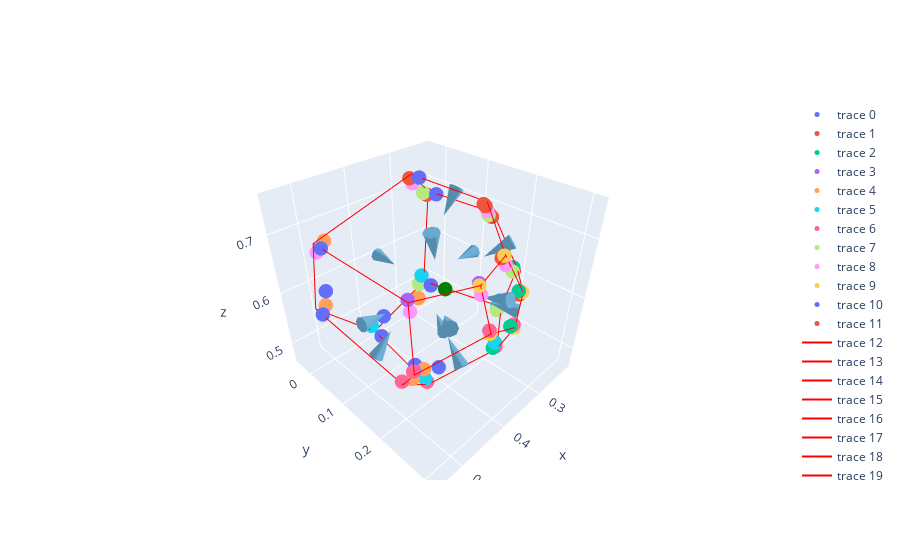

Here is the notebook cell this chart was saved with:
### Code cell
# Define the vectors
#vectors = normals_for_faces('1') # Example vectors
vectors= []
mean_point = mean_poly('1')
for i in range(0, len(coords['1'])):
    vectors.append(normals_inside(i, mean_point))

# Create traces for points, lines, and vectors
traces = []
for points in all_coords:
    x, y, z = zip(*points)
    trace_points = go.Scatter3d(x=x, y=y, z=z, mode='markers', marker=dict(size=5))
    traces.append(trace_points)


for edge in edges['1']:
    x, y, z = zip(*edge)
    trace_lines = go.Scatter3d(x=x, y=y, z=z, mode='lines', line=dict(color='red', width=2))
    traces.append(trace_lines)

for vector in vectors:
    x, y, z, u, v, w = vector
    trace_vector = go.Cone(x=[x], y=[y], z=[z], u=[u], v=[v], w=[w], showscale=False, colorscale='Blues', sizemode='absolute', sizeref=0.05)
    traces.append(trace_vector)

#trace_point = go.Scatter3d(x = [mean_point[0]],y = [mean_point[1]], z = [mean_point[2]],mode = 'markers',
#                           marker=dict(size=5,color='green'))

traces.append(trace_point)

# Create the figure
fig = go.Figure(data=traces)

# Set layout options
fig.update_layout(scene=dict(aspectmode='data'))

# Show the interactive plot
fig.show()

### Figure 1 — Plotly figure (JSON) as saved in the notebook; plotly's stock layout.template omitted (floating-point values rounded to 4 significant figures)
{"data": [{"marker": {"size": 5}, "mode": "markers", "type": "scatter3d", "x": [0.2658, 0.4031, 0.5209, 0.5051, 0.2941, 0.2516], "y": [0.02056, 0.02056, 0.02056, 0.02056, 0.02056, 0.02056], "z": [0.5192, 0.4702, 0.5778, 0.6858, 0.7353, 0.6959]}, {"marker": {"size": 5}, "mode": "markers", "type": "scatter3d", "x": [0.3525, 0.3258, 0.2503, 0.2477, 0.2785], "y": [0.252, 0.2725, 0.2081, 0.1458, 0.1546], "z": [0.7001, 0.64, 0.6217, 0.6956, 0.7248]}, {"marker": {"size": 5}, "mode": "markers", "type": "scatter3d", "x": [0.3321, 0.2579, 0.2505, 0.326, 0.3595], "y": [0.2384, 0.1873, 0.2064, 0.2708, 0.2853], "z": [0.5268, 0.5474, 0.6267, 0.645, 0.6082]}, {"marker": {"size": 5}, "mode": "markers", "type": "scatter3d", "x": [0.4854, 0.4982, 0.402, 0.4043], "y": [0.1972, 0.22, 0.2784, 0.255], "z": [0.6704, 0.571, 0.6197, 0.6851]}, {"marker": {"size": 5}, "mode": "markers", "type": "scatter3d", "x": [0.485, 0.4721, 0.4849, 0.5007, 0.4904], "y": [0.2275, 0.2047, -0.001435, -0.001435, 0.2076], "z": [0.571, 0.6704, 0.6828, 0.5748, 0.5434]}, {"marker": {"size": 5}, "mode": "markers", "type": "scatter3d", "x": [0.3329, 0.2588, 0.2711, 0.4085, 0.4404], "y": [0.2425, 0.1913, -0.001705, -0.001705, 0.1834], "z": [0.5399, 0.5606, 0.5342, 0.4851, 0.4948]}, {"marker": {"size": 5}, "mode": "markers", "type": "scatter3d", "x": [0.504, 0.4078, 0.3539, 0.3265, 0.434, 0.5095], "y": [0.2248, 0.2831, 0.2868, 0.24, 0.1809, 0.2049], "z": [0.5768, 0.6254, 0.6092, 0.5278, 0.4826, 0.5491]}, {"marker": {"size": 5}, "mode": "markers", "type": "scatter3d", "x": [0.2806, 0.2682, 0.2608, 0.2582, 0.2664], "y": [0.0007845, 0.1938, 0.2129, 0.1506, 0.0007845], "z": [0.5204, 0.5468, 0.6261, 0.7001, 0.6971]}, {"marker": {"size": 5}, "mode": "markers", "type": "scatter3d", "x": [0.5013, 0.4885, 0.4074, 0.3445, 0.2705, 0.2904], "y": [-0.001199, 0.2049, 0.2628, 0.2548, 0.1574, -0.001199], "z": [0.6698, 0.6573, 0.672, 0.6874, 0.7121, 0.7193]}, {"marker": {"size": 5}, "mode": "markers", "type": "scatter3d", "x": [0.3216, 0.3551, 0.409, 0.4113, 0.3483], "y": [0.274, 0.2885, 0.2848, 0.2614, 0.2535], "z": [0.6423, 0.6055, 0.6217, 0.6871, 0.7025]}, {"marker": {"size": 5}, "mode": "markers", "type": "scatter3d", "x": [0.3806, 0.4984, 0.4881, 0.4126], "y": [0.002599, 0.002599, 0.2116, 0.1877], "z": [0.4948, 0.6024, 0.5709, 0.5045]}, {"marker": {"size": 5}, "mode": "markers", "type": "scatter3d", "x": [0.2481, 0.2789, 0.2988, 0.2563], "y": [0.1502, 0.159, 0.0003573, 0.0003573], "z": [0.6938, 0.723, 0.7302, 0.6908]}, {"line": {"color": "red", "width": 2}, "mode": "lines", "type": "scatter3d", "x": [0.2658, 0.4031], "y": [0, 0], "z": [0.5192, 0.4702]}, {"line": {"color": "red", "width": 2}, "mode": "lines", "type": "scatter3d", "x": [0.4031, 0.5209], "y": [0, 0], "z": [0.4702, 0.5778]}, {"line": {"color": "red", "width": 2}, "mode": "lines", "type": "scatter3d", "x": [0.5209, 0.5051], "y": [0, 0], "z": [0.5778, 0.6858]}, {"line": {"color": "red", "width": 2}, "mode": "lines", "type": "scatter3d", "x": [0.5051, 0.2941], "y": [0, 0], "z": [0.6858, 0.7353]}, {"line": {"color": "red", "width": 2}, "mode": "lines", "type": "scatter3d", "x": [0.2941, 0.2516], "y": [0, 0], "z": [0.7353, 0.6959]}, {"line": {"color": "red", "width": 2}, "mode": "lines", "type": "scatter3d", "x": [0.2516, 0.2658], "y": [0, 0], "z": [0.6959, 0.5192]}, {"line": {"color": "red", "width": 2}, "mode": "lines", "type": "scatter3d", "x": [0.3482, 0.3215], "y": [0.256, 0.2766], "z": [0.7034, 0.6432]}, {"line": {"color": "red", "width": 2}, "mode": "lines", "type": "scatter3d", "x": [0.3215, 0.246], "y": [0.2766, 0.2122], "z": [0.6432, 0.6249]}, {"line": {"color": "red", "width": 2}, "mode": "lines", "type": "scatter3d", "x": [0.246, 0.2434], "y": [0.2122, 0.1498], "z": [0.6249, 0.6989]}, {"line": {"color": "red", "width": 2}, "mode": "lines", "type": "scatter3d", "x": [0.2434, 0.2743], "y": [0.1498, 0.1586], "z": [0.6989, 0.7281]}, {"line": {"color": "red", "width": 2}, "mode": "lines", "type": "scatter3d", "x": [0.2743, 0.3482], "y": [0.1586, 0.256], "z": [0.7281, 0.7034]}, {"line": {"color": "red", "width": 2}, "mode": "lines", "type": "scatter3d", "x": [0.3276, 0.2534], "y": [0.2442, 0.193], "z": [0.525, 0.5456]}, {"line": {"color": "red", "width": 2}, "mode": "lines", "type": "scatter3d", "x": [0.2534, 0.246], "y": [0.193, 0.2122], "z": [0.5456, 0.6249]}, {"line": {"color": "red", "width": 2}, "mode": "lines", "type": "scatter3d", "x": [0.3215, 0.246], "y": [0.2766, 0.2122], "z": [0.6432, 0.6249]}, {"line": {"color": "red", "width": 2}, "mode": "lines", "type": "scatter3d", "x": [0.3215, 0.355], "y": [0.2766, 0.291], "z": [0.6432, 0.6064]}, {"line": {"color": "red", "width": 2}, "mode": "lines", "type": "scatter3d", "x": [0.355, 0.3276], "y": [0.291, 0.2442], "z": [0.6064, 0.525]}, {"line": {"color": "red", "width": 2}, "mode": "lines", "type": "scatter3d", "x": [0.4923, 0.5051], "y": [0.2061, 0.2289], "z": [0.6733, 0.574]}, {"line": {"color": "red", "width": 2}, "mode": "lines", "type": "scatter3d", "x": [0.5051, 0.409], "y": [0.2289, 0.2873], "z": [0.574, 0.6226]}, {"line": {"color": "red", "width": 2}, "mode": "lines", "type": "scatter3d", "x": [0.409, 0.4112], "y": [0.2873, 0.264], "z": [0.6226, 0.688]}, {"line": {"color": "red", "width": 2}, "mode": "lines", "type": "scatter3d", "x": [0.4112, 0.4923], "y": [0.264, 0.2061], "z": [0.688, 0.6733]}, {"line": {"color": "red", "width": 2}, "mode": "lines", "type": "scatter3d", "x": [0.4923, 0.5051], "y": [0.2061, 0.2289], "z": [0.6733, 0.574]}, {"line": {"color": "red", "width": 2}, "mode": "lines", "type": "scatter3d", "x": [0.4923, 0.5051], "y": [0.2061, 0], "z": [0.6733, 0.6858]}, {"line": {"color": "red", "width": 2}, "mode": "lines", "type": "scatter3d", "x": [0.5209, 0.5051], "y": [0, 0], "z": [0.5778, 0.6858]}, {"line": {"color": "red", "width": 2}, "mode": "lines", "type": "scatter3d", "x": [0.5209, 0.5106], "y": [0, 0.209], "z": [0.5778, 0.5463]}, {"line": {"color": "red", "width": 2}, "mode": "lines", "type": "scatter3d", "x": [0.5106, 0.5051], "y": [0.209, 0.2289], "z": [0.5463, 0.574]}, {"line": {"color": "red", "width": 2}, "mode": "lines", "type": "scatter3d", "x": [0.3276, 0.2534], "y": [0.2442, 0.193], "z": [0.525, 0.5456]}, {"line": {"color": "red", "width": 2}, "mode": "lines", "type": "scatter3d", "x": [0.2534, 0.2658], "y": [0.193, 0], "z": [0.5456, 0.5192]}, {"line": {"color": "red", "width": 2}, "mode": "lines", "type": "scatter3d", "x": [0.2658, 0.4031], "y": [0, 0], "z": [0.5192, 0.4702]}, {"line": {"color": "red", "width": 2}, "mode": "lines", "type": "scatter3d", "x": [0.4031, 0.4351], "y": [0, 0.1851], "z": [0.4702, 0.4798]}, {"line": {"color": "red", "width": 2}, "mode": "lines", "type": "scatter3d", "x": [0.4351, 0.3276], "y": [0.1851, 0.2442], "z": [0.4798, 0.525]}, {"line": {"color": "red", "width": 2}, "mode": "lines", "type": "scatter3d", "x": [0.5051, 0.409], "y": [0.2289, 0.2873], "z": [0.574, 0.6226]}, {"line": {"color": "red", "width": 2}, "mode": "lines", "type": "scatter3d", "x": [0.409, 0.355], "y": [0.2873, 0.291], "z": [0.6226, 0.6064]}, {"line": {"color": "red", "width": 2}, "mode": "lines", "type": "scatter3d", "x": [0.355, 0.3276], "y": [0.291, 0.2442], "z": [0.6064, 0.525]}, {"line": {"color": "red", "width": 2}, "mode": "lines", "type": "scatter3d", "x": [0.4351, 0.3276], "y": [0.1851, 0.2442], "z": [0.4798, 0.525]}, {"line": {"color": "red", "width": 2}, "mode": "lines", "type": "scatter3d", "x": [0.4351, 0.5106], "y": [0.1851, 0.209], "z": [0.4798, 0.5463]}, {"line": {"color": "red", "width": 2}, "mode": "lines", "type": "scatter3d", "x": [0.5106, 0.5051], "y": [0.209, 0.2289], "z": [0.5463, 0.574]}, {"line": {"color": "red", "width": 2}, "mode": "lines", "type": "scatter3d", "x": [0.2534, 0.2658], "y": [0.193, 0], "z": [0.5456, 0.5192]}, {"line": {"color": "red", "width": 2}, "mode": "lines", "type": "scatter3d", "x": [0.2534, 0.246], "y": [0.193, 0.2122], "z": [0.5456, 0.6249]}, {"line": {"color": "red", "width": 2}, "mode": "lines", "type": "scatter3d", "x": [0.246, 0.2434], "y": [0.2122, 0.1498], "z": [0.6249, 0.6989]}, {"line": {"color": "red", "width": 2}, "mode": "lines", "type": "scatter3d", "x": [0.2434, 0.2516], "y": [0.1498, 0], "z": [0.6989, 0.6959]}, {"line": {"color": "red", "width": 2}, "mode": "lines", "type": "scatter3d", "x": [0.2516, 0.2658], "y": [0, 0], "z": [0.6959, 0.5192]}, {"line": {"color": "red", "width": 2}, "mode": "lines", "type": "scatter3d", "x": [0.4923, 0.5051], "y": [0.2061, 0], "z": [0.6733, 0.6858]}, {"line": {"color": "red", "width": 2}, "mode": "lines", "type": "scatter3d", "x": [0.4112, 0.4923], "y": [0.264, 0.2061], "z": [0.688, 0.6733]}, {"line": {"color": "red", "width": 2}, "mode": "lines", "type": "scatter3d", "x": [0.4112, 0.3482], "y": [0.264, 0.256], "z": [0.688, 0.7034]}, {"line": {"color": "red", "width": 2}, "mode": "lines", "type": "scatter3d", "x": [0.2743, 0.3482], "y": [0.1586, 0.256], "z": [0.7281, 0.7034]}, {"line": {"color": "red", "width": 2}, "mode": "lines", "type": "scatter3d", "x": [0.2743, 0.2941], "y": [0.1586, 0], "z": [0.7281, 0.7353]}, {"line": {"color": "red", "width": 2}, "mode": "lines", "type": "scatter3d", "x": [0.5051, 0.2941], "y": [0, 0], "z": [0.6858, 0.7353]}, {"line": {"color": "red", "width": 2}, "mode": "lines", "type": "scatter3d", "x": [0.3215, 0.355], "y": [0.2766, 0.291], "z": [0.6432, 0.6064]}, {"line": {"color": "red", "width": 2}, "mode": "lines", "type": "scatter3d", "x": [0.409, 0.355], "y": [0.2873, 0.291], "z": [0.6226, 0.6064]}, {"line": {"color": "red", "width": 2}, "mode": "lines", "type": "scatter3d", "x": [0.409, 0.4112], "y": [0.2873, 0.264], "z": [0.6226, 0.688]}, {"line": {"color": "red", "width": 2}, "mode": "lines", "type": "scatter3d", "x": [0.4112, 0.3482], "y": [0.264, 0.256], "z": [0.688, 0.7034]}, {"line": {"color": "red", "width": 2}, "mode": "lines", "type": "scatter3d", "x": [0.3482, 0.3215], "y": [0.256, 0.2766], "z": [0.7034, 0.6432]}, {"line": {"color": "red", "width": 2}, "mode": "lines", "type": "scatter3d", "x": [0.4031, 0.5209], "y": [0, 0], "z": [0.4702, 0.5778]}, {"line": {"color": "red", "width": 2}, "mode": "lines", "type": "scatter3d", "x": [0.5209, 0.5106], "y": [0, 0.209], "z": [0.5778, 0.5463]}, {"line": {"color": "red", "width": 2}, "mode": "lines", "type": "scatter3d", "x": [0.4351, 0.5106], "y": [0.1851, 0.209], "z": [0.4798, 0.5463]}, {"line": {"color": "red", "width": 2}, "mode": "lines", "type": "scatter3d", "x": [0.4031, 0.4351], "y": [0, 0.1851], "z": [0.4702, 0.4798]}, {"line": {"color": "red", "width": 2}, "mode": "lines", "type": "scatter3d", "x": [0.2434, 0.2743], "y": [0.1498, 0.1586], "z": [0.6989, 0.7281]}, {"line": {"color": "red", "width": 2}, "mode": "lines", "type": "scatter3d", "x": [0.2743, 0.2941], "y": [0.1586, 0], "z": [0.7281, 0.7353]}, {"line": {"color": "red", "width": 2}, "mode": "lines", "type": "scatter3d", "x": [0.2941, 0.2516], "y": [0, 0], "z": [0.7353, 0.6959]}, {"line": {"color": "red", "width": 2}, "mode": "lines", "type": "scatter3d", "x": [0.2434, 0.2516], "y": [0.1498, 0], "z": [0.6989, 0.6959]}, {"colorscale": [[0, "rgb(247,251,255)"], [0.125, "rgb(222,235,247)"], [0.25, "rgb(198,219,239)"], [0.375, "rgb(158,202,225)"], [0.5, "rgb(107,174,214)"], [0.625, "rgb(66,146,198)"], [0.75, "rgb(33,113,181)"], [0.875, "rgb(8,81,156)"], [1, "rgb(8,48,107)"]], "showscale": false, "sizemode": "absolute", "sizeref": 0.05, "type": "cone", "u": [0], "v": [0.02056], "w": [0], "x": [0.3734], "y": [0], "z": [0.614]}, {"colorscale": [[0, "rgb(247,251,255)"], [0.125, "rgb(222,235,247)"], [0.25, "rgb(198,219,239)"], [0.375, "rgb(158,202,225)"], [0.5, "rgb(107,174,214)"], [0.625, "rgb(66,146,198)"], [0.75, "rgb(33,113,181)"], [0.875, "rgb(8,81,156)"], [1, "rgb(8,48,107)"]], "showscale": false, "sizemode": "absolute", "sizeref": 0.05, "type": "cone", "u": [0.004249], "v": [-0.004054], "w": [-0.003267], "x": [0.2867], "y": [0.2106], "z": [0.6797]}, {"colorscale": [[0, "rgb(247,251,255)"], [0.125, "rgb(222,235,247)"], [0.25, "rgb(198,219,239)"], [0.375, "rgb(158,202,225)"], [0.5, "rgb(107,174,214)"], [0.625, "rgb(66,146,198)"], [0.75, "rgb(33,113,181)"], [0.875, "rgb(8,81,156)"], [1, "rgb(8,48,107)"]], "showscale": false, "sizemode": "absolute", "sizeref": 0.05, "type": "cone", "u": [0.004451], "v": [-0.00573], "w": [0.001797], "x": [0.3007], "y": [0.2434], "z": [0.589]}, {"colorscale": [[0, "rgb(247,251,255)"], [0.125, "rgb(222,235,247)"], [0.25, "rgb(198,219,239)"], [0.375, "rgb(158,202,225)"], [0.5, "rgb(107,174,214)"], [0.625, "rgb(66,146,198)"], [0.75, "rgb(33,113,181)"], [0.875, "rgb(8,81,156)"], [1, "rgb(8,48,107)"]], "showscale": false, "sizemode": "absolute", "sizeref": 0.05, "type": "cone", "u": [-0.006906], "v": [-0.008926], "w": [-0.002949], "x": [0.4544], "y": [0.2466], "z": [0.6395]}, {"colorscale": [[0, "rgb(247,251,255)"], [0.125, "rgb(222,235,247)"], [0.25, "rgb(198,219,239)"], [0.375, "rgb(158,202,225)"], [0.5, "rgb(107,174,214)"], [0.625, "rgb(66,146,198)"], [0.75, "rgb(33,113,181)"], [0.875, "rgb(8,81,156)"], [1, "rgb(8,48,107)"]], "showscale": false, "sizemode": "absolute", "sizeref": 0.05, "type": "cone", "u": [-0.02018], "v": [-0.001435], "w": [-0.002947], "x": [0.5068], "y": [0.1288], "z": [0.6114]}, {"colorscale": [[0, "rgb(247,251,255)"], [0.125, "rgb(222,235,247)"], [0.25, "rgb(198,219,239)"], [0.375, "rgb(158,202,225)"], [0.5, "rgb(107,174,214)"], [0.625, "rgb(66,146,198)"], [0.75, "rgb(33,113,181)"], [0.875, "rgb(8,81,156)"], [1, "rgb(8,48,107)"]], "showscale": false, "sizemode": "absolute", "sizeref": 0.05, "type": "cone", "u": [0.00534], "v": [-0.001705], "w": [0.01495], "x": [0.337], "y": [0.1245], "z": [0.508]}, {"colorscale": [[0, "rgb(247,251,255)"], [0.125, "rgb(222,235,247)"], [0.25, "rgb(198,219,239)"], [0.375, "rgb(158,202,225)"], [0.5, "rgb(107,174,214)"], [0.625, "rgb(66,146,198)"], [0.75, "rgb(33,113,181)"], [0.875, "rgb(8,81,156)"], [1, "rgb(8,48,107)"]], "showscale": false, "sizemode": "absolute", "sizeref": 0.05, "type": "cone", "u": [-0.001128], "v": [-0.004183], "w": [0.002786], "x": [0.4237], "y": [0.2409], "z": [0.559]}, {"colorscale": [[0, "rgb(247,251,255)"], [0.125, "rgb(222,235,247)"], [0.25, "rgb(198,219,239)"], [0.375, "rgb(158,202,225)"], [0.5, "rgb(107,174,214)"], [0.625, "rgb(66,146,198)"], [0.75, "rgb(33,113,181)"], [0.875, "rgb(8,81,156)"], [1, "rgb(8,48,107)"]], "showscale": false, "sizemode": "absolute", "sizeref": 0.05, "type": "cone", "u": [0.0148], "v": [0.0007845], "w": [0.00119], "x": [0.252], "y": [0.111], "z": [0.6169]}, {"colorscale": [[0, "rgb(247,251,255)"], [0.125, "rgb(222,235,247)"], [0.25, "rgb(198,219,239)"], [0.375, "rgb(158,202,225)"], [0.5, "rgb(107,174,214)"], [0.625, "rgb(66,146,198)"], [0.75, "rgb(33,113,181)"], [0.875, "rgb(8,81,156)"], [1, "rgb(8,48,107)"]], "showscale": false, "sizemode": "absolute", "sizeref": 0.05, "type": "cone", "u": [-0.00375], "v": [-0.001199], "w": [-0.01597], "x": [0.3875], "y": [0.1475], "z": [0.7023]}, {"colorscale": [[0, "rgb(247,251,255)"], [0.125, "rgb(222,235,247)"], [0.25, "rgb(198,219,239)"], [0.375, "rgb(158,202,225)"], [0.5, "rgb(107,174,214)"], [0.625, "rgb(66,146,198)"], [0.75, "rgb(33,113,181)"], [0.875, "rgb(8,81,156)"], [1, "rgb(8,48,107)"]], "showscale": false, "sizemode": "absolute", "sizeref": 0.05, "type": "cone", "u": [9.703e-05], "v": [-0.002528], "w": [-0.0009053], "x": [0.369], "y": [0.275], "z": [0.6527]}, {"colorscale": [[0, "rgb(247,251,255)"], [0.125, "rgb(222,235,247)"], [0.25, "rgb(198,219,239)"], [0.375, "rgb(158,202,225)"], [0.5, "rgb(107,174,214)"], [0.625, "rgb(66,146,198)"], [0.75, "rgb(33,113,181)"], [0.875, "rgb(8,81,156)"], [1, "rgb(8,48,107)"]], "showscale": false, "sizemode": "absolute", "sizeref": 0.05, "type": "cone", "u": [-0.0225], "v": [0.002599], "w": [0.02461], "x": [0.4674], "y": [0.09854], "z": [0.5185]}, {"colorscale": [[0, "rgb(247,251,255)"], [0.125, "rgb(222,235,247)"], [0.25, "rgb(198,219,239)"], [0.375, "rgb(158,202,225)"], [0.5, "rgb(107,174,214)"], [0.625, "rgb(66,146,198)"], [0.75, "rgb(33,113,181)"], [0.875, "rgb(8,81,156)"], [1, "rgb(8,48,107)"]], "showscale": false, "sizemode": "absolute", "sizeref": 0.05, "type": "cone", "u": [0.004696], "v": [0.0003573], "w": [-0.005068], "x": [0.2658], "y": [0.07711], "z": [0.7145]}, {"marker": {"color": "green", "size": 5}, "mode": "markers", "type": "scatter3d", "x": [0.3687], "y": [0.1581], "z": [0.6172]}], "layout": {"scene": {"aspectmode": "data"}}}
